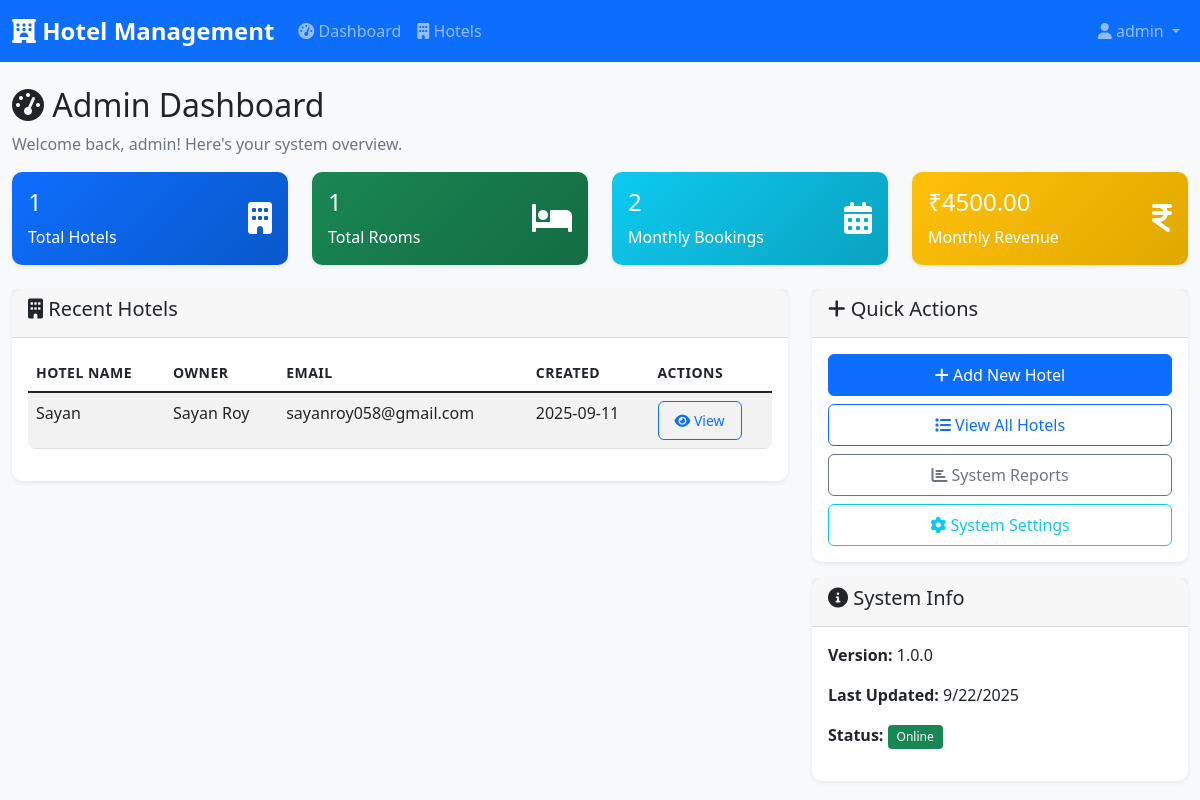
Screenshot of /admin/dashboard (signed in) with the database file from the repository.
### tables this page shows
CREATE TABLE hotels (
        id INTEGER PRIMARY KEY,
        name TEXT NOT NULL,
        address TEXT NOT NULL,
        phone TEXT,
        email TEXT,
        telegram_number TEXT,
        telegram_bot_token TEXT,
        owner_name TEXT NOT NULL,
        owner_email TEXT NOT NULL,
        owner_phone TEXT,
        created_at TEXT NOT NULL,
        is_active BOOLEAN DEFAULT 1
    , telegram_chat_id TEXT);

### multi_hotel_app.py (the view)
    def decorated_function(*args, **kwargs):
        if 'user_type' not in session or session['user_type'] != 'admin':
            flash('Admin access required', 'error')
            return redirect(url_for('login'))
        return f(*args, **kwargs)

### multi_hotel_app.py (called while the page is built)
def login_required(f):
    def decorated_function(*args, **kwargs):
        if 'user_id' not in session:
            return redirect(url_for('login'))
        return f(*args, **kwargs)
    decorated_function.__name__ = f.__name__
    return decorated_function

def admin_required(f):
    def decorated_function(*args, **kwargs):
        if 'user_type' not in session or session['user_type'] != 'admin':
            flash('Admin access required', 'error')
            return redirect(url_for('login'))
        return f(*args, **kwargs)
    decorated_function.__name__ = f.__name__
    return decorated_function

### templates/admin_dashboard.html (shortened to what this page needs)
{% extends "base.html" %}
{% block content %}
<div class="row">
    <div class="col-12">
        <h2><i class="fas fa-tachometer-alt"></i> Admin Dashboard</h2>
        <p class="text-muted">Welcome back, {{ session.username }}! Here's your system overview.</p>
    </div>
</div>
<div class="row mb-4">
    <div class="col-md-3">
        <div class="card bg-primary text-white">
            <div class="card-body">
                <div class="d-flex justify-content-between">
                    <div>
                        <h4>{{ total_hotels }}</h4>
                        <p class="mb-0">Total Hotels</p>
                    </div>
                    <div class="align-self-center">
                        <i class="fas fa-building fa-2x"></i>
                    </div>
                </div>
            </div>
        </div>
    </div>
    <div class="col-md-3">
        <div class="card bg-success text-white">
            <div class="card-body">
                <div class="d-flex justify-content-between">
                    <div>
                        <h4>{{ total_rooms }}</h4>
                        <p class="mb-0">Total Rooms</p>
                    </div>
                    <div class="align-self-center">
                        <i class="fas fa-bed fa-2x"></i>
                    </div>
                </div>
            </div>
        </div>
    </div>
    <div class="col-md-3">
        <div class="card bg-info text-white">
            <div class="card-body">
                <div class="d-flex justify-content-between">
                    <div>
                        <h4>{{ monthly_bookings }}</h4>
                        <p class="mb-0">Monthly Bookings</p>
                    </div>
                    <div class="align-self-center">
                        <i class="fas fa-calendar-alt fa-2x"></i>
                    </div>
                </div>
            </div>
        </div>
    </div>
    <div class="col-md-3">
        <div class="card bg-warning text-white">
            <div class="card-body">
                <div class="d-flex justify-content-between">
                    <div>
                        <h4>₹{{ "%.2f"|format(monthly_revenue) }}</h4>
                        <p class="mb-0">Monthly Revenue</p>
                    </div>
                    <div class="align-self-center">
                        <i class="fas fa-indian-rupee-sign fa-2x"></i>
                    </div>
                </div>
            </div>
        </div>
    </div>
</div>
<div class="row">
    <div class="col-md-8">
        <div class="card">
            <div class="card-header">
                <h5><i class="fas fa-building"></i> Recent Hotels</h5>
            </div>
            <div class="card-body">
                {% if recent_hotels %}
                <div class="table-responsive">
                    <table class="table table-striped">
                        <thead>
                            <tr>
                                <th>Hotel Name</th>
                                <th>Owner</th>
                                <th>Email</th>
                                <th>Created</th>
                                <th>Actions</th>
                            </tr>
                        </thead>
                        <tbody>
                            {% for hotel in recent_hotels %}
                            <tr>
                                <td>{{ hotel[1] }}</td>
                                <td>{{ hotel[2] }}</td>
                                <td>{{ hotel[3] }}</td>
                                <td>{{ hotel[4][:10] }}</td>
                                <td>
                                    <a href="{{ url_for('view_hotel', hotel_id=hotel[0]) }}" class="btn btn-sm btn-outline-primary">
                                        <i class="fas fa-eye"></i> View
                                    </a>
                                </td>
                            </tr>
                            {% endfor %}
                        </tbody>
                    </table>
                </div>
                {% else %}
                <p class="text-muted">No hotels registered yet.</p>
                {% endif %}
            </div>
        </div>
    </div>
    <div class="col-md-4">
        <div class="card">
            <div class="card-header">
                <h5><i class="fas fa-plus"></i> Quick Actions</h5>
            </div>
            <div class="card-body">
                <div class="d-grid gap-2">
                    <a href="{{ url_for('add_hotel') }}" class="btn btn-primary">
                        <i class="fas fa-plus"></i> Add New Hotel
                    </a>
                    <a href="{{ url_for('admin_hotels') }}" class="btn btn-outline-primary">
                        <i class="fas fa-list"></i> View All Hotels
                    </a>
                    <a href="#" class="btn btn-outline-secondary">
                        <i class="fas fa-chart-bar"></i> System Reports
                    </a>
                    <a href="#" class="btn btn-outline-info">
                        <i class="fas fa-cog"></i> System Settings
                    </a>
                </div>
            </div>
        </div>
        <div class="card mt-3">
            <div class="card-header">
                <h5><i class="fas fa-info-circle"></i> System Info</h5>
            </div>
            <div class="card-body">
                <p><strong>Version:</strong> 1.0.0</p>
                <p><strong>Last Updated:</strong> <span class="current-date"></span></p>
                <p><strong>Status:</strong> <span class="badge bg-success">Online</span></p>
            </div>
        </div>
    </div>
</div>
{% endblock %}

### static/css/style.css (style rules this page uses)
:root { --primary-color: #0d6efd; --secondary-color: #6c757d; --success-color: #198754; --info-color: #0dcaf0; --warning-color: #ffc107; --danger-color: #dc3545; --light-color: #f8f9fa; --dark-color: #212529; }
body { background-color: #f8f9fa; font-family: 'Segoe UI', Tahoma, Geneva, Verdana, sans-serif; }
.card { border: none; border-radius: 10px; box-shadow: 0 0.125rem 0.25rem rgba(0, 0, 0, 0.075); transition: box-shadow 0.15s ease-in-out; }
.card-header { background-color: rgba(0, 0, 0, 0.03); border-bottom: 1px solid rgba(0, 0, 0, 0.125); font-weight: 600; }
.card.bg-primary, .card.bg-success, .card.bg-info, .card.bg-warning { border: none; background: linear-gradient(135deg, var(--primary-color), #0a58ca) !important; }
.card.bg-success { background: linear-gradient(135deg, var(--success-color), #146c43) !important; }
.card.bg-info { background: linear-gradient(135deg, var(--info-color), #0aa2c0) !important; }
.card.bg-warning { background: linear-gradient(135deg, var(--warning-color), #e0a800) !important; }
.table { border-radius: 8px; overflow: hidden; }
.table thead th { border-top: none; font-weight: 600; text-transform: uppercase; font-size: 0.875rem; letter-spacing: 0.5px; }
.btn { border-radius: 6px; font-weight: 500; padding: 0.5rem 1rem; transition: all 0.2s ease-in-out; }
.badge { font-weight: 500; padding: 0.5em 0.75em; }

### rows the page displays
hotels: name "Sayan", owner_name "Sayan Roy", owner_email "sayanroy058@gmail.com", created_at "2025-09-11"

### other values shown
{{ session.username }} "admin"
{{ total_hotels }} "1"
{{ total_rooms }} "1"
{{ monthly_bookings }} "2"
{{ "%.2f"|format(monthly_revenue) }} "4500.00"
